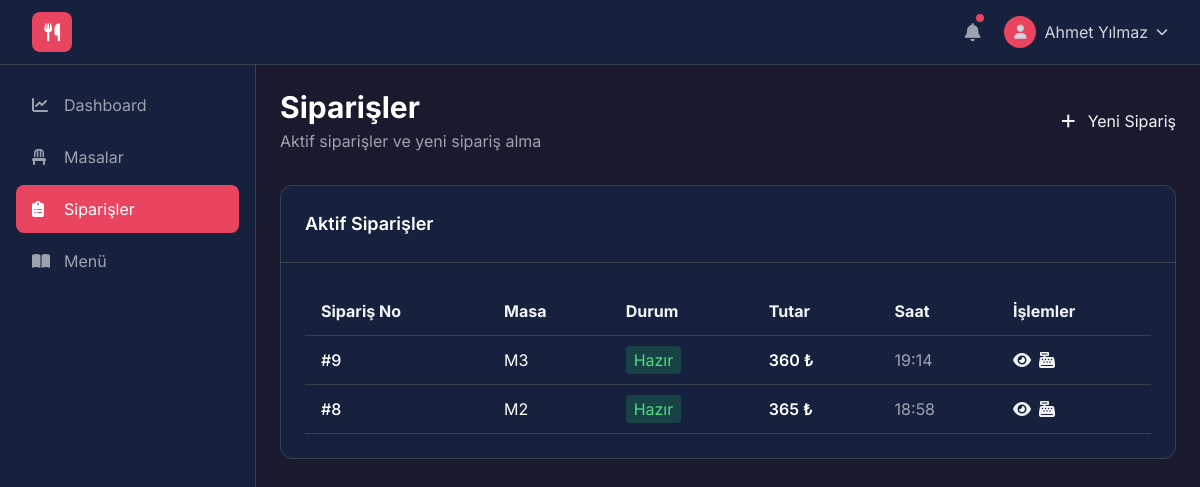
The page /orders/ (signed in) on the database its author committed.
### app/models/user.py (models this page shows, shortened)
class User(Base):
    __tablename__ = "users"
    id = Column(Integer, primary_key=True, index=True)
    username = Column(String(50), unique=True, nullable=False, index=True)
    email = Column(String(100), unique=True, nullable=True)
    full_name = Column(String(100), nullable=False)
    password_hash = Column(String(255), nullable=False)
    role = Column(Enum(UserRole), default=UserRole.WAITER, nullable=False)
    phone = Column(String(20), nullable=True)
    is_active = Column(Boolean, default=True)
    created_at = Column(DateTime(timezone=True), server_default=func.now())
    updated_at = Column(DateTime(timezone=True), onupdate=func.now())
    orders = relationship("Order", back_populates="user")

### app/models/order.py (models this page shows, shortened)
class Order(Base):
    __tablename__ = "orders"
    id = Column(Integer, primary_key=True, index=True)
    table_id = Column(Integer, ForeignKey("tables.id"), nullable=False)
    user_id = Column(Integer, ForeignKey("users.id"), nullable=False)  # Siparişi alan personel
    status = Column(Enum(OrderStatus), default=OrderStatus.PENDING)
    payment_status = Column(Enum(PaymentStatus), default=PaymentStatus.UNPAID)
    total_amount = Column(Float, default=0.0)
    discount_amount = Column(Float, default=0.0)
    final_amount = Column(Float, default=0.0)
    notes = Column(String(500), nullable=True)
    created_at = Column(DateTime(timezone=True), server_default=func.now())
    updated_at = Column(DateTime(timezone=True), onupdate=func.now())
    closed_at = Column(DateTime(timezone=True), nullable=True)
    table = relationship("Table", back_populates="orders")
    user = relationship("User", back_populates="orders")
    items = relationship("OrderItem", back_populates="order", cascade="all, delete-orphan")
    payments = relationship("Payment", back_populates="order")

### app/models/table.py (models this page shows, shortened)
class Table(Base):
    __tablename__ = "tables"
    id = Column(Integer, primary_key=True, index=True)
    table_number = Column(String(10), unique=True, nullable=False)
    section = Column(String(50), default="İç Mekan")  # İç Mekan, Bahçe, Üst Kat
    capacity = Column(Integer, default=4)
    status = Column(Enum(TableStatus), default=TableStatus.EMPTY)
    position_x = Column(Float, default=0.0)  # Görsel konum
    position_y = Column(Float, default=0.0)
    orders = relationship("Order", back_populates="table")

### app/routers/orders.py (the view)
@router.get("/", response_class=HTMLResponse)
async def orders_page(request: Request, user = Depends(require_role("admin", "waiter")), db: Session = Depends(get_db)):
    active_orders = db.query(Order).filter(Order.status.notin_([OrderStatus.PAID, OrderStatus.CANCELLED])).order_by(Order.created_at.desc()).all()
    available_tables = db.query(Table).filter(Table.status == "empty").all()
    products = db.query(Product).filter(Product.is_active == True).all()
    categories = db.query(Category).order_by(Category.name).all()
    return render_template("orders.html", {
        "request": request,
        "user": user,
        "active_orders": active_orders,
        "available_tables": available_tables,
        "products": products,
        "categories": categories,
        "OrderStatus": OrderStatus
    })

### templates/orders.html (shortened to what this page needs)
{% extends "base.html" %}
{% block content %}
<div class="max-w-7xl mx-auto">
    <div class="flex justify-between items-center mb-8">
        <div>
            <h1 class="text-3xl font-bold text-white">Siparişler</h1>
            <p class="text-gray-400 mt-1">
                Aktif siparişler ve yeni sipariş alma
            </p>
        </div>
        <a href="/tables" class="btn-primary">
            <i class="fas fa-plus mr-2"></i>
            Yeni Sipariş
        </a>
    </div>
    <div class="bg-secondary rounded-xl border border-gray-700">
        <div class="p-6 border-b border-gray-700">
            <h2 class="text-lg font-semibold text-white">
                Aktif Siparişler
            </h2>
        </div>
        <div class="p-6">
            {% if active_orders %}
            <div class="overflow-x-auto">
                <table class="responsive-table w-full">
                    <thead>
                        <tr class="text-left border-b border-gray-700">
                            <th class="py-3 px-4">Sipariş No</th>
                            <th class="py-3 px-4">Masa</th>
                            <th class="py-3 px-4">Durum</th>
                            <th class="py-3 px-4">Tutar</th>
                            <th class="py-3 px-4">Saat</th>
                            <th class="py-3 px-4">İşlemler</th>
                        </tr>
                    </thead>
                    <tbody>
                        {% for order in active_orders %}
                        <tr class="border-b border-gray-700 hover:bg-surface-light transition">
                            <td class="px-4 py-3 font-medium text-white">
                                #{{ order.id }}
                            </td>
                            <td class="px-4 py-3 text-white">
                                {{ order.table.table_number if order.table else "-" }}
                            </td>
                            <td class="px-4 py-3">
                                {% set status = order.status.value %}
                                {% if status == "pending" %}
                                    <span class="badge bg-yellow-500/20 text-yellow-400 px-2 py-1 rounded">
                                        Beklemede
                                    </span>
                                {% elif status == "preparing" %}
                                    <span class="badge bg-orange-500/20 text-orange-400 px-2 py-1 rounded">
                                        Hazırlanıyor
                                    </span>
                                {% elif status == "ready" %}
                                    <span class="badge bg-green-500/20 text-green-400 px-2 py-1 rounded">
                                        Hazır
                                    </span>
                                {% elif status == "served" %}
                                    <span class="badge bg-blue-500/20 text-blue-400 px-2 py-1 rounded">
                                        Servis Edildi
                                    </span>
                                {% elif status == "cancelled" %}
                                    <span class="badge bg-red-500/20 text-red-400 px-2 py-1 rounded">
                                        İptal
                                    </span>
                                {% else %}
                                    <span class="badge bg-gray-500/20 text-gray-400 px-2 py-1 rounded">
                                        {{ status }}
                                    </span>
                                {% endif %}
                            </td>
                            <td class="px-4 py-3 font-semibold text-white">
                                {{ "%.0f"|format(order.final_amount) }} ₺
                            </td>
                            <td class="px-4 py-3 text-gray-400">
                                {{ order.created_at.strftime('%H:%M') if order.created_at else '-' }}
                            </td>
                            <td class="px-4 py-3 flex gap-2">
                                <button
                                    onclick="viewOrder({{ order.id }})"
                                    class="btn-secondary btn-sm"
                                >
                                    <i class="fas fa-eye"></i>
                                </button>
                                <a
                                    href="/payments/order/{{ order.id }}"
                                    class="btn-primary btn-sm"
                                >
                                    <i class="fas fa-cash-register"></i>
                                </a>
                            </td>
                        </tr>
                        {% endfor %}
                    </tbody>
                </table>
            </div>
            {% endif %}
        </div>
    </div>
</div>
{% endblock %}

### templates/base.html (shortened to what this page needs)
<!DOCTYPE html>
<html lang="tr">
<head>
    <script src="https://cdn.tailwindcss.com"></script>
    <link rel="stylesheet" href="https://cdnjs.cloudflare.com/ajax/libs/font-awesome/6.4.0/css/all.min.css">
    <link rel="stylesheet" href="/static/css/custom.css">
</head>
<body class="bg-surface text-gray-100 font-sans min-h-screen">
    {% if user %}
    <nav class="bg-secondary border-b border-gray-700 sticky top-0 z-50">
        <div class="max-w-7xl mx-auto px-4 sm:px-6 lg:px-8">
            <div class="flex justify-between h-16">
                <div class="flex items-center">
                    <a href="/dashboard" class="flex items-center space-x-3">
                        <div class="w-10 h-10 bg-primary rounded-lg flex items-center justify-center">
                            <i class="fas fa-utensils text-white text-lg"></i>
                        </div>
                    </a>
                </div>
                <div class="flex items-center space-x-4">
                    <button class="relative p-2 text-gray-400 hover:text-white transition">
                        <i class="fas fa-bell text-lg"></i>
                        <span class="absolute top-1 right-1 w-2 h-2 bg-primary rounded-full"></span>
                    </button>
                    <div class="relative group">
                        <button class="flex items-center space-x-2 text-gray-300 hover:text-white transition">
                            <div class="w-8 h-8 bg-primary rounded-full flex items-center justify-center">
                                <i class="fas fa-user text-sm"></i>
                            </div>
                            <span class="hidden md:block">{{ user.full_name }}</span>
                            <i class="fas fa-chevron-down text-xs"></i>
                        </button>
                    </div>
                </div>
            </div>
        </div>
    </nav>
    <div class="flex">
        <aside class="w-64 bg-secondary min-h-screen border-r border-gray-700 hidden md:block">
            <div class="p-4">
                <nav class="space-y-1">
                    {% set role = user.role.value %}
                    {% if role == 'admin' %}
                        {% set nav_items = [
                            ('/dashboard', 'fas fa-chart-line', 'Dashboard'),
                            ('/tables', 'fas fa-chair', 'Masalar'),
                            ('/orders', 'fas fa-clipboard-list', 'Siparişler'),
                            ('/kitchen', 'fas fa-fire', 'Mutfak'),
                            ('/payments', 'fas fa-cash-register', 'Kasa'),
                            ('/menu', 'fas fa-book-open', 'Menü'),
                            ('/inventory', 'fas fa-boxes', 'Stok'),
                            ('/reports', 'fas fa-chart-bar', 'Raporlar')
                        ] %}
                    {% elif role == 'waiter' %}
                        {% set nav_items = [
                            ('/dashboard', 'fas fa-chart-line', 'Dashboard'),
                            ('/tables', 'fas fa-chair', 'Masalar'),
                            ('/orders', 'fas fa-clipboard-list', 'Siparişler'),
                            ('/menu', 'fas fa-book-open', 'Menü')
                        ] %}
                    {% elif role == 'chef' %}
                        {% set nav_items = [
                            ('/dashboard', 'fas fa-chart-line', 'Dashboard'),
                            ('/kitchen', 'fas fa-fire', 'Mutfak')
                        ] %}
                    {% elif role == 'cashier' %}
                        {% set nav_items = [
                            ('/dashboard', 'fas fa-chart-line', 'Dashboard'),
                            ('/payments', 'fas fa-cash-register', 'Kasa'),
                            ('/reports', 'fas fa-chart-bar', 'Raporlar')
                        ] %}
                    {% else %}
                        {% set nav_items = [
                            ('/dashboard', 'fas fa-chart-line', 'Dashboard')
                        ] %}
                    {% endif %}
                    {% for url, icon, label in nav_items %}
                    <a href="{{ url }}" class="flex items-center space-x-3 px-4 py-3 rounded-lg {% if request.url.path.startswith(url) %}bg-primary text-white{% else %}text-gray-400 hover:bg-surface-light hover:text-white{% endif %} transition">
                        <i class="{{ icon }} w-5"></i>
                        <span>{{ label }}</span>
                    </a>
                    {% endfor %}
                </nav>
            </div>
        </aside>
        <main class="flex-1 p-6 overflow-auto">
            {% block content %}{% endblock %}
        </main>
    </div>
    {% else %}
    <main>
        {{ self.content() }}
    </main>
    {% endif %}
</body>
</html>

### static/css/custom.css (style rules this page uses)
.btn-primary { @apply bg-primary hover:bg-primary/90 text-white font-medium py-2 px-4 rounded-lg transition duration-200; }
.btn-secondary { @apply bg-surface hover:bg-surface-light text-gray-300 font-medium py-2 px-4 rounded-lg transition duration-200 border border-gray-600; }
.responsive-table { @apply w-full text-left border-collapse; }
.responsive-table thead { @apply bg-surface-light sticky top-0 z-10; }
.responsive-table th { @apply px-6 py-4 text-xs font-semibold text-gray-300 uppercase tracking-wider border-b-2 border-gray-600 bg-surface-light whitespace-nowrap; }
.responsive-table tbody tr { @apply border-b border-gray-700 transition-colors duration-200; }
.responsive-table tbody tr:nth-child(even) { @apply bg-surface/50; }
.responsive-table td { @apply px-6 py-4 text-sm text-gray-300; }
.responsive-table tr:first-child td { @apply pt-4; }
.responsive-table th { @apply font-semibold text-gray-200 bg-surface-light; }
.badge { @apply inline-flex items-center px-2.5 py-0.5 rounded-full text-xs font-medium; }

### rows shown on the page
User: full_name "Ahmet Yılmaz", role "WAITER" (drawn)
Order: id "9", table "M3", final_amount "360", created_at "19:14"
Order: id "8", table "M2", final_amount "365", created_at "18:58"

### other values the page prints
{{ label }} "Dashboard" "Masalar" "Siparişler" "Menü"
